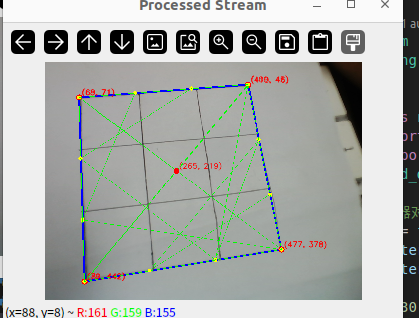
#> input picture image.jpg, 419 x 318 px
$ python -i quad_detector.py   (imports and definitions only)
#> lines starting #> are read from the running program, lines starting #| are printed output that depends on the picture; after the words box and inside, x2 and y2 are one past the last pixel; in counts of white or black regions, pixels touching at a corner belong together
import cv2
import numpy as np
import sys
from loguru import logger

class QuadDetector:
    def __init__(self, max_perimeter=9000, min_perimeter=300, scale=1, min_angle=10, line_seg_num=3):
        self.img = None
        self.max_perimeter = max_perimeter
        self.min_perimeter = min_perimeter
        self.scale = scale
        self.min_angle = min_angle
        self.line_seg_num = line_seg_num
        self.vertices = None
        self.scale_vertices = None
        self.intersection = None
        self.points_list = None

    def preprocess_image(self):
        gray = cv2.cvtColor(self.img, cv2.COLOR_BGR2GRAY)
        blur = cv2.GaussianBlur(gray, (5, 5), 0)
        self.pre_img = cv2.Canny(blur, 50, 150)

    def find_max_quad_vertices(self):
        contours, _ = cv2.findContours(self.pre_img, cv2.RETR_TREE, cv2.CHAIN_APPROX_SIMPLE)
        max_perimeter = 0

        for cnt in contours:
            epsilon = 0.02 * cv2.arcLength(cnt, True)
            approx = cv2.approxPolyDP(cnt, epsilon, True)

            if len(approx) == 4:
                perimeter = cv2.arcLength(approx, True)
                if self.min_perimeter < perimeter < self.max_perimeter and perimeter > max_perimeter:
                    angles = []
                    for i in range(4):
                        pt1 = approx[i][0]
                        pt2 = approx[(i+1)%4][0]
                        pt3 = approx[(i+2)%4][0]
                        vec1 = pt1 - pt2
                        vec2 = pt3 - pt2
                        angle = np.arccos(np.dot(vec1, vec2)/(np.linalg.norm(vec1)*np.linalg.norm(vec2)))
                        angles.append(np.degrees(angle))

                    if all(a >= self.min_angle for a in angles):
                        max_perimeter = perimeter
                        self.vertices = approx.reshape(4, 2)

        return self.vertices

    def find_scale_quad_vertices(self):
        def persp_trans(img, vertices):
            rect = np.zeros((4, 2), dtype="float32")
            rect[0] = vertices[0]
            rect[1] = vertices[3]
            rect[2] = vertices[2]
            rect[3] = vertices[1]

            height, width = img.shape[:2]
            dst = np.array([[0,0], [width-1,0], [width-1,height-1], [0,height-1]], dtype="float32")

            M = cv2.getPerspectiveTransform(rect, dst)
            return M, np.linalg.inv(M)

        def shrink_rectangle(img, scale):
            h, w = img.shape[:2]
            center = (w//2, h//2)
            return np.array([
                [center[0] - int(w*scale/2), center[1] - int(h*scale/2)],
                [center[0] - int(w*scale/2), center[1] + int(h*scale/2)],
                [center[0] + int(w*scale/2), center[1] + int(h*scale/2)],
                [center[0] + int(w*scale/2), center[1] - int(h*scale/2)]
            ], dtype=np.int32)

        if self.vertices is not None:
            M, inv_M = persp_trans(self.img, self.vertices)
            small_rect = shrink_rectangle(self.img, self.scale)

            homog_coords = np.concatenate([small_rect.astype(np.float32),
                                       np.ones((4,1))], axis=1)
            trans_coords = (inv_M @ homog_coords.T).T
            trans_coords = (trans_coords[:, :2] / trans_coords[:, 2:3]).astype(int)

            self.scale_vertices = trans_coords
            return self.scale_vertices

    def segment_line(self):
        def interpolate(p1, p2, n):
            return [tuple(np.round(p1 + (p2-p1)*i/n).astype(int)) for i in range(n+1)]

        if self.scale_vertices is not None:
            self.points_list = [
                interpolate(self.scale_vertices[0], self.scale_vertices[1], self.line_seg_num),
                interpolate(self.scale_vertices[1], self.scale_vertices[2], self.line_seg_num),
                interpolate(self.scale_vertices[2], self.scale_vertices[3], self.line_seg_num),
                interpolate(self.scale_vertices[3], self.scale_vertices[0], self.line_seg_num)
            ]
            return self.points_list

    def generate_3x3_grid(self):
        grid_lines = []
        # 横向网格线（左右边等分点连接）
        for i in range(1, 3):
            grid_lines.append([self.points_list[0][i], self.points_list[2][i]])
        # 纵向网格线（上下边等分点连接）
        for i in range(1, 3):
            grid_lines.append([self.points_list[1][i], self.points_list[3][i]])
        return grid_lines

    def draw(self):
        img_draw = self.img.copy()
        if self.vertices is not None:
            cv2.drawContours(img_draw, [self.vertices.astype(int)], -1, (0,0,255), 2)
            for pt in self.vertices:
                cv2.circle(img_draw, tuple(pt), 5, (255,0,0), -1)
        return img_draw

    def detect(self, img):
        self.img = img
        self.preprocess_image()
        self.find_max_quad_vertices()
        self.find_scale_quad_vertices()
        self.segment_line()
        return self.vertices, self.scale_vertices, None, self.points_list  # 修正缩进

>>> import cv2
>>> picture = cv2.imread('image.jpg')
#> picture is the input picture: shape (318, 419, 3); mean B, G, R 171.9, 174.8, 171.9
>>> result = QuadDetector().detect(picture)
#> in preprocess_image, `gray = cv2.cvtColor(self.img, cv2.COLOR_BGR2GRAY)`:
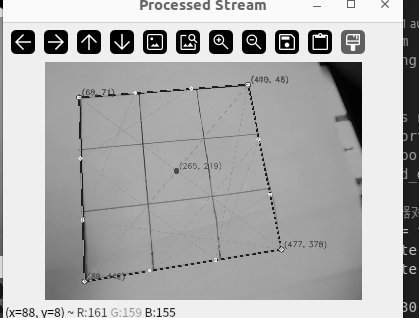
#> gray: shape (318, 419); min 0, max 255, mean 173.6
#> in preprocess_image, `blur = cv2.GaussianBlur(gray, (5, 5), 0)`:
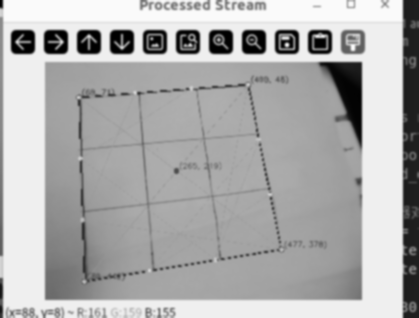
#> blur: shape (318, 419); min 0, max 250, mean 173.5
#> in preprocess_image, `self.pre_img = cv2.Canny(blur, 50, 150)`:
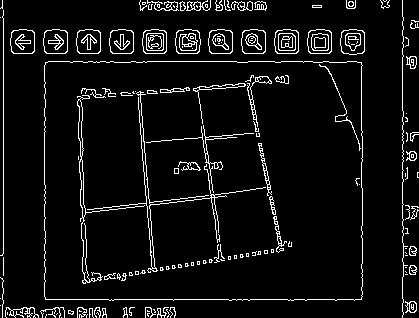
#> self.pre_img: shape (318, 419); 6.4% white in thin lines or dots
#> in find_max_quad_vertices, `contours, _ = cv2.findContours(self.pre_img, cv2.RETR_TREE, cv2.CHAIN_..`: contours = 318 contours, 215 with area under 20; largest, box (x1, y1, x2, y2) and area: (44, 61, 363, 301) 75419, (44, 61, 363, 301) 75417, (340, 29, 365, 55) 545, (175, 29, 201, 54) 543, (307, 29, 332, 54) 538
#> the loop in find_max_quad_vertices, `for cnt in contours:` made 318 passes
#> (epsilon, perimeter, max_perimeter, self.vertices) on pass 65: (23.05, 1106, 1106, [[45, 62], [45, 299], [361, 299], [361, 62]])
#> (epsilon, approx, perimeter) on passes 7, 8, 34, 36, 59: (0.108, [[147, 310], [147, 311], [149, 311], [148, 311]], 5.41), (0.108, [[79, 310], [79, 311], [81, 311], [80, 311]], 5.41), (0.113, [[411, 308], [412, 307], [413, 308], [412, 309]], 5.66), (1.74, [[0, 277], [3, 280], [2, 317], [3, 280]], 82.51), (0.2, [[411, 154], [411, 157], [413, 157], [413, 154]], 10)
#> after the loop in find_max_quad_vertices, `for cnt in contours:`: angles = [90, 90, 90, 90]; max_perimeter = 1106
#> in persp_trans, `rect = np.zeros((4, 2), dtype="float32")`: rect = [[0, 0], [0, 0], [0, 0], [0, 0]]
#> in persp_trans, `dst = np.array([[0,0], [width-1,0], [width-1,height-1], [0,height-1]],..`: dst = [[0, 0], [418, 0], [418, 317], [0, 317]]
#> in persp_trans, `M = cv2.getPerspectiveTransform(rect, dst)`: M = [[1.32, 2.13e-17, -59.53], [3.94e-17, 1.34, -82.93], [4.26e-19, 7.81e-36, 1]]
#> in find_scale_quad_vertices, `M, inv_M = persp_trans(self.img, self.vertices)`: inv_M = [[0.756, -1.2e-17, 45], [-4.22e-17, 0.748, 62], [-3.22e-19, -7.18e-37, 1]]
#> in find_scale_quad_vertices, `small_rect = shrink_rectangle(self.img, self.scale)`: small_rect = [[0, 0], [0, 318], [418, 318], [418, 0]]
#> in find_scale_quad_vertices, `homog_coords = np.concatenate([small_rect.astype(np.float32), np.ones(..`: homog_coords = [[0, 0, 1], [0, 318, 1], [418, 318, 1], [418, 0, 1]]
#> in find_scale_quad_vertices, `trans_coords = (inv_M @ homog_coords.T).T`: trans_coords = [[45, 62, 1], [45, 299.7, 1], [361, 299.7, 1], [361, 62, 1]]
#> in find_scale_quad_vertices, `trans_coords = (trans_coords[:, :2] / trans_coords[:, 2:3]).astype(int)`: trans_coords = [[45, 62], [45, 299], [361, 299], [361, 62]]
#> in segment_line, `self.points_list = [ interpolate(self.scale_vertices[0], self.scale_ve..`: self.points_list = [[(45, 62), (45, 141), (45, 220), (45, 299)], [(45, 299), (150, 299), (256, 299), (361, 299)], [(361, 299), (361, 220), (361, 141), (361, 62)], [(361, 62), (256, 62), (150, 62), (45, 62)]]
